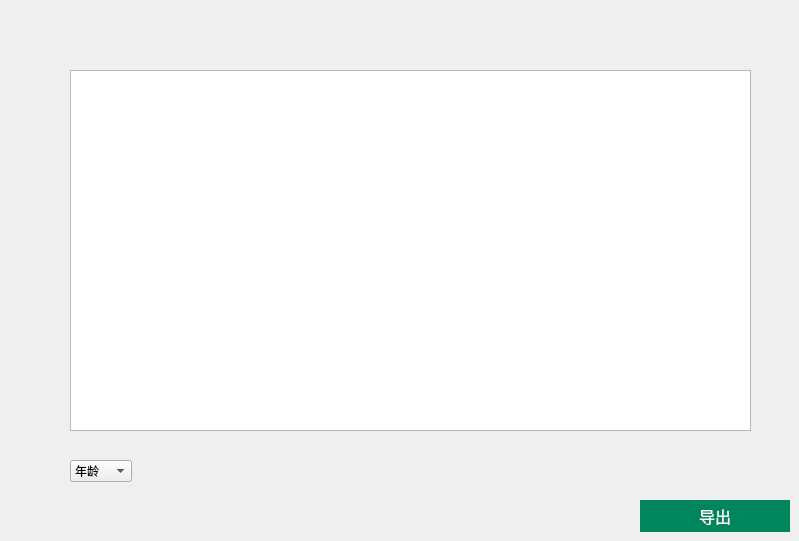
    <widget class="QWidget" name="addEmpWidget">
     <widget class="QPushButton" name="pushButton_5">
      <property name="geometry">
       <rect>
        <x>640</x>
        <y>500</y>
        <width>150</width>
        <height>32</height>
       </rect>
      </property>
      <property name="font">
       <font>
        <family>华文中宋</family>
        <pointsize>12</pointsize>
        <italic>false</italic>
        <bold>false</bold>
       </font>
      </property>
      <property name="cursor">
       <cursorShape>PointingHandCursor</cursorShape>
      </property>
      <property name="focusPolicy">
       <enum>Qt::FocusPolicy::TabFocus</enum>
      </property>
      <property name="styleSheet">
       <string notr="true">#pushButton_5
{
	background:#00855C;
	border:none;
	color:white;
	font: 12pt &quot;华文中宋&quot;;
}

#pushButton_5:hover
{
	background:#2D2D2D;
	border:2px solid #00855C;
	color:#00855C;
}</string>
      </property>
      <property name="text">
       <string>导出</string>
      </property>
     </widget>
     <widget class="QLabel" name="labeltologin_4">
      <property name="geometry">
       <rect>
        <x>390</x>
        <y>230</y>
        <width>101</width>
        <height>61</height>
       </rect>
      </property>
      <property name="text">
       <string>请先登录</string>
      </property>
     </widget>
     <widget class="QChartView" name="chartView">
      <property name="geometry">
       <rect>
        <x>70</x>
        <y>70</y>
        <width>681</width>
        <height>361</height>
       </rect>
      </property>
     </widget>
     <widget class="QComboBox" name="chartComboBox">
      <property name="geometry">
       <rect>
        <x>70</x>
        <y>460</y>
        <width>62</width>
        <height>22</height>
       </rect>
      </property>
      <property name="styleSheet">
       <string notr="true">font: 9pt &quot;华文中宋&quot;;</string>
      </property>
      <property name="editable">
       <bool>false</bool>
      </property>
      <property name="currentIndex">
       <number>0</number>
      </property>
      <item>
       <property name="text">
        <string>年龄</string>
       </property>
      </item>
      <item>
       <property name="text">
        <string>性别</string>
       </property>
      </item>
      <item>
       <property name="text">
        <string>诊断</string>
       </property>
      </item>
      <item>
       <property name="text">
        <string>时间</string>
       </property>
      </item>
     </widget>
    </widget>
